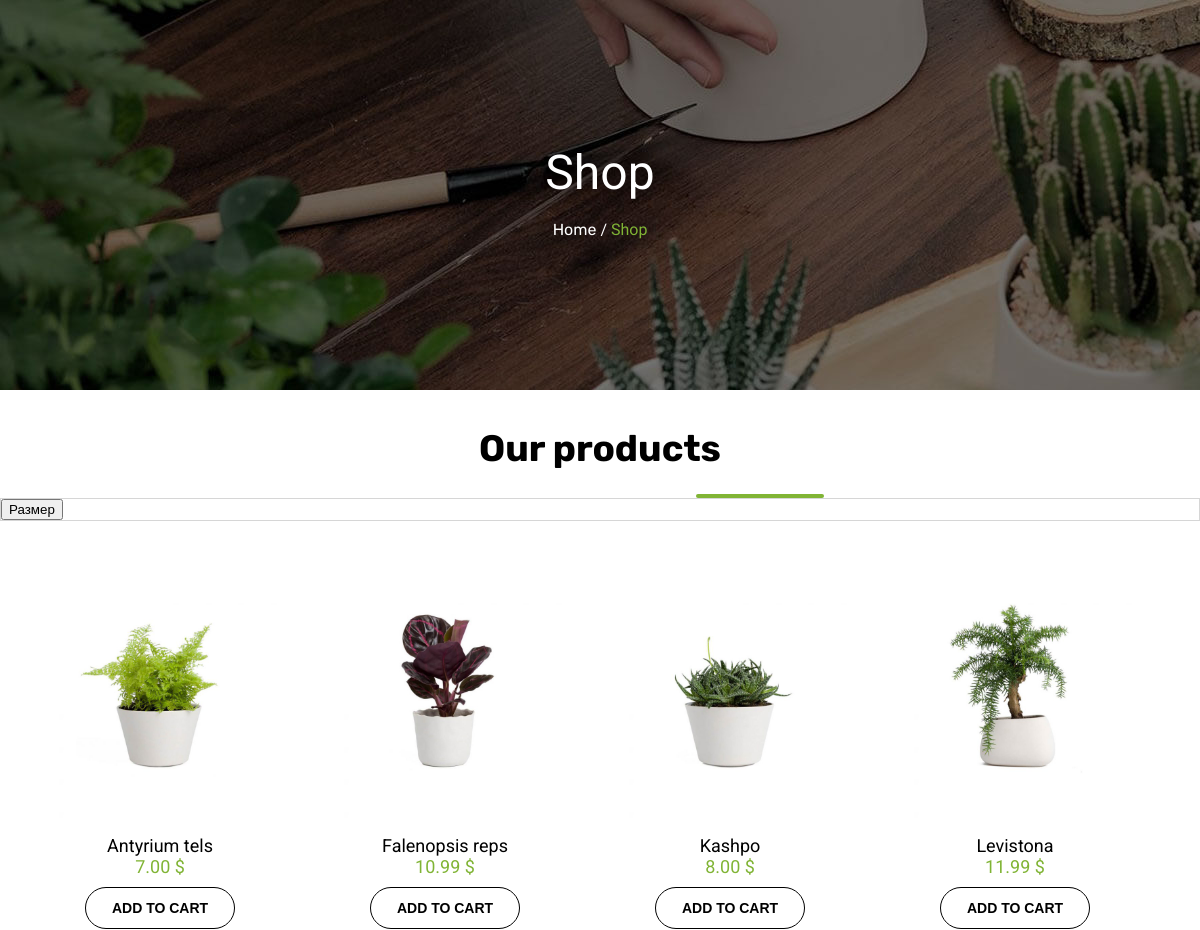
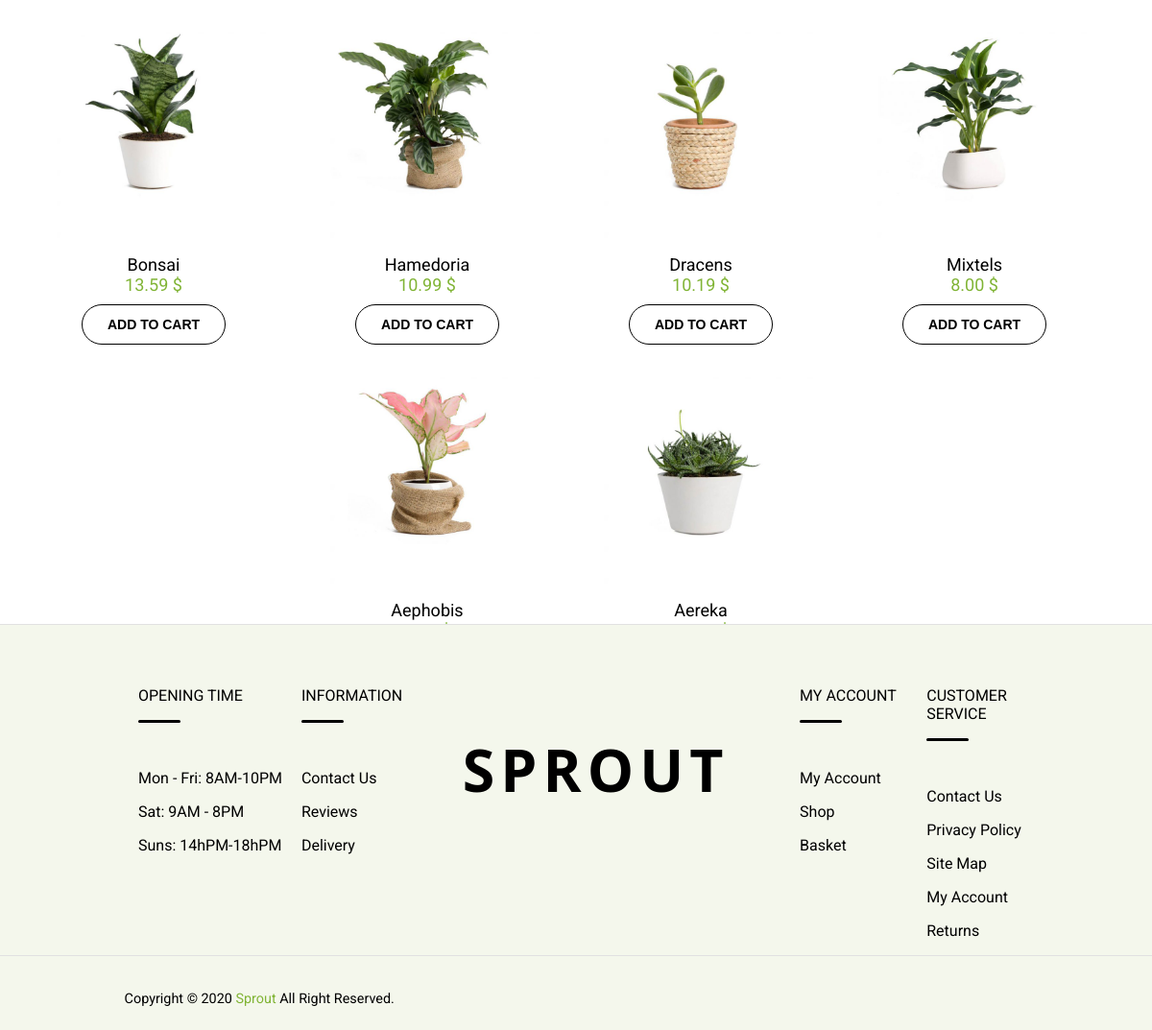
The app's page /pages/shop.php with its own data (2 pictures, top to bottom).
### tables this page shows
CREATE TABLE `shop` (
  `id` int(11) NOT NULL,
  `name` varchar(50) NOT NULL,
  `price` varchar(50) NOT NULL,
  `text` text NOT NULL,
  `images` varchar(255) NOT NULL,
  `size` varchar(255) NOT NULL
);

### pages/shop.php (the view, shortened to what this page needs)
<!DOCTYPE HTML>
<html>
<head>
    <link rel="stylesheet" href="../css/style.css">
    <link rel="stylesheet" href="pe-icon-7-stroke/css/pe-icon-7-stroke.css">
    <link rel="stylesheet" href="pe-icon-7-stroke/css/helper.css">
</head>
<body>
   <div class="content">
                  <div class="sblock1">
                           <p class="namesliderc">Shop</p></br>
                           <p class="nameslidercu"><a href="../home.php">Home</a>   /   <span class="hcu"> Shop</span></p>
                  </div>
                  <h1 class="dap">Our products</h1>
                  <div class="polosad"></div>
                  <div class="filter">
                        <button type="filter">Размер</button>
                  </div>
                  <div class="article_field">
                    <?php
                        $shopPHP = mysqli_query($connection, "SELECT * FROM `shop`");
                    ?>
                    <?php
                        while ( $plant = mysqli_fetch_assoc($shopPHP) )
                        {
                          ?>
                    <div class="shop_block">
                            <div class="imgflow"><a href="tovar.php?id=<?php echo $plant['id']; ?>"><img src="../images/<?php echo $plant['images']; ?>" class="flo"></a><br></div>
                            <div class="shape"><a href="tovar.php?id=<?php echo $plant['id']; ?>"><?php echo $plant['name']; ?></a></div>
                            <div class="doll"><?php echo $plant['price']?> $</div>
                            <div class="add"><a href="add_to_basket.php?id=<?php echo $plant['id']; ?>"><input type="submit" value="ADD TO CART" class="add_button"></a></div>
                    </div>
                  <?php
                  }
                 ?>
                  </div>
                  <p class="info1">Flower delivery is a popular service that will help to make a
                      flowers in the city! An order is made once, we have regular customers! Delight close flowers, give emotions!</p>
   </div>
            <footer>
            <div class="footshop">
                  <div class="blockd1">
                        <p>OPENING TIME</p>
                        <div class="podcherk"></div>
                        <ul class="mss">
                            <li>Mon - Fri: 8AM-10PM</li>
                            <li>Sat: 9AM - 8PM</li>
                            <li>Suns: 14hPM-18hPM</li>
                        </ul>
                  </div>
                  <div class="blockd2">
                        <p>INFORMATION</p>
                        <div class="podcherk"></div>
                        <ul class="mss">
                            <li><a href="contact.php">Contact Us</a></li>
                            <li><a href="reviews.php">Reviews</a></li>
                            <li><a href="delivery.php">Delivery</a></li>
                        </ul>
                  </div>
                  <div class="blockd3">
                        <a href="shop.php"><p class="rout">SPROUT</p></a>
                  </div>
                  <div class="blockd4">
                        <p>MY ACCOUNT</p>
                        <div class="podcherk"></div>
                        <ul class="mss">
                            <li><a href="#">My Account</a></li>
                            <li><a href="shop.php">Shop</a></li>
                            <li><a href="basket.php">Basket</a></li>
                        </ul>
                  </div>
                  <div class="blockd5">
                        <p>CUSTOMER SERVICE</p>
                        <div class="podcherk"></div>
                        <ul class="mss">
                            <li><a href="contact.php">Contact Us</a></li>
                            <li><a href="#">Privacy Policy</a></li>
                            <li><a href="#">Site Map</a></li>
                            <li><a href="#">My Account</a></li>
                            <li><a href="#">Returns</a></li>
                        </ul>
                  </div>
            </div>
            <div class="hr">
            <p>Copyright &copy; 2020 <a href="shop.php">Sprout</a> All Right Reserved.</p>
            </div>
          </footer>
</body>
</html>

### css/style.css (style rules this page uses)
body { display: grid; grid-template: 100px 500px 500px 1fr 1fr 100px/ 1fr; margin: 0px 0 0 0; min-height: 100%; font-family: 'Roboto', sans-serif; scroll-behavior: smooth; font-weight: 0; }
.flo { height: 83%; width: 100%; }
.doll { color:#80b435; }
.shape { text-align: center; color:black; }
.article_field { width: 100%; padding: 50px 0px; display: flex; flex-wrap: wrap; justify-content: center; }
footer { grid-area: 6/1/7/2; padding: 0px 0px; display: flex; flex-wrap: wrap; justify-content: center; }
.dap { text-align:center; margin-top: 1em; font-weight: bold; font-size: 2.3em; font-family: 'Rubik', sans-serif; }
.polosad { height: 0.2em; width: 8em; background-color: #80b435; border-radius: 2em; margin-left: 43.5em; }
.podcherk { width: 44px; height: 3px; background-color: black; border-radius: 2px; }
li a { text-decoration:none; color: black; }
.mss { margin-top: 3em; padding-left: 0; }
.blockd2 { float: left; width: 10%; }
.mss li { margin-top: 1em; }
.blockd1 { float: left; width: 18%; }
.blockd3 { float: left; width: 45%; text-align: center; }
.blockd3 a { text-decoration: none; color: black; }
.blockd4 { float: left; width: 14%; }
.blockd5 { float: left; width: 12%; }
.rout { font-family: "Segoe UI"; font-size: 3.8em; font-weight: 800; letter-spacing: 0.1em; }
.hr { background-color:#F4F7EC; width: 100%; height: 55%; font-size: 0.9em; padding-top: 1.5em; padding-left: 9em; }
footer { margin-left: 0px; margin-right: 0px; }
.hr p a { color:#80b435; text-decoration: none; }
.nameslidercu a { text-decoration: none; color: white; font-family: 'Rubik', sans-serif; }
.nameslidercu { color: white; text-align: center; margin-top: 0; }
.namesliderc { color: white; padding-top: 3em; font-size: 3em; margin-top: 0; text-align: center; margin-bottom: 0; padding-top: 3em; }
.hcu { color:#80b435; }
.info1 { font-size: 0.9em; color: #80b435; font-family: 'Rubik', sans-serif; max-width: 100%; float: left; margin-left: 10em; margin-right: 8em; margin-top: 3em; }
.content { width: 100%; height: 100%; }
.content { width: 100%; float: left; }
.filter { border: 1px solid #d6d6d6; }
.sblock1 { position: relative; background-image: url(/images/banner-shop.jpg); height: 390px; width: 100%; text-align:сenter; }
.add_button { -webkit-appearance: none; appearance: none; position: relative; vertical-align: middle; width: 150px; height: 42px; font-size: 14px; color: #fff; text-align: center; background: white; border: 0; cursor: pointer; border-radius: 50px; border: 1px solid black; color: black; font-weight: 600; margin-top: 10px; margin-bottom: 10px; }
.shop_block { text-align: center; font-size: 18px; width: 260px; height: 340px; margin-right: 25px; margin-bottom: 20px; transition: all 0.5s; }
.footshop { background-color:#F4F7EC; width: 100%; border-top: 1px solid #e1e1e1; border-bottom: 1px solid #e1e1e1; padding-left: 9em; padding-right:7em; padding-top: 3em; position: relative; margin-top: 30em; }
.footshop ul { list-style-type: none; text-decoration:none; }
.shape a { color: black; text-decoration: none; }
input, textarea { border: 1px solid #f1f1f1; background: #f8f8f8; }

### records on screen
shop: images (picture), name "Antyrium tels", price "7.00"
shop: images (picture), name "Falenopsis reps", price "10.99"
shop: images (picture), name "Kashpo", price "8.00"
shop: images (picture), name "Levistona", price "11.99"
shop: images (picture), name "Bonsai", price "13.59"
shop: images (picture), name "Hamedoria", price "10.99"
shop: images (picture), name "Dracens", price "10.19"
shop: images (picture), name "Mixtels", price "8.00"
shop: images (picture), name "Aephobis"
shop: images (picture), name "Aereka"
